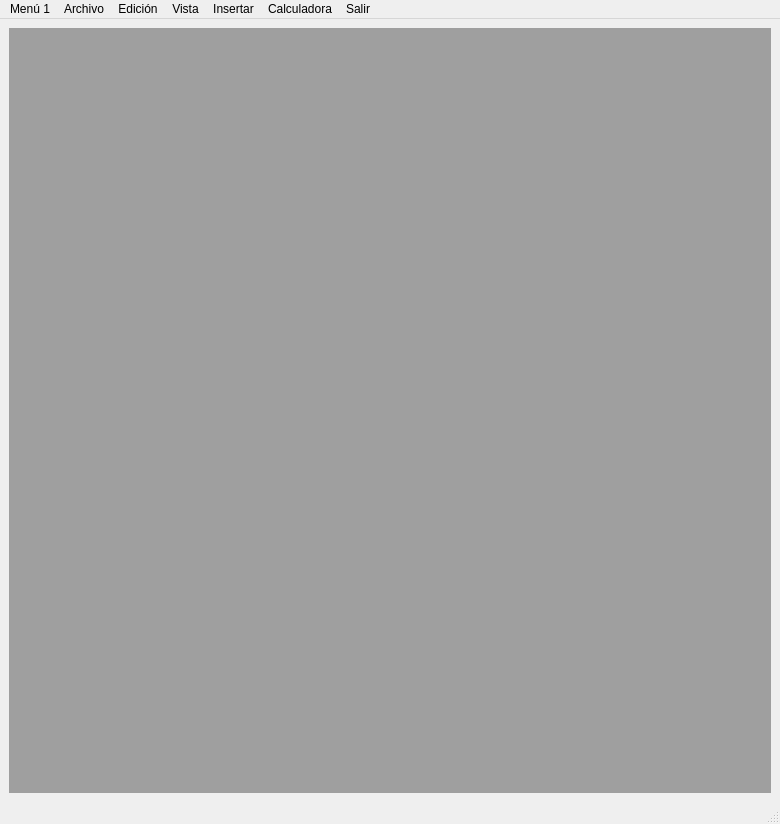
<?xml version="1.0" encoding="UTF-8"?>
<ui version="4.0">
 <class>MainWindow</class>
 <widget class="QMainWindow" name="MainWindow">
  <property name="geometry">
   <rect>
    <x>0</x>
    <y>0</y>
    <width>780</width>
    <height>824</height>
   </rect>
  </property>
  <property name="windowTitle">
   <string>MainWindow</string>
  </property>
  <widget class="QWidget" name="centralwidget">
   <layout class="QHBoxLayout" name="horizontalLayout">
    <item>
     <widget class="QMdiArea" name="mdiArea"/>
    </item>
   </layout>
  </widget>
  <widget class="QMenuBar" name="menubar">
   <property name="geometry">
    <rect>
     <x>0</x>
     <y>0</y>
     <width>780</width>
     <height>26</height>
    </rect>
   </property>
   <widget class="QMenu" name="menuArchivo">
    <property name="title">
     <string>Archivo</string>
    </property>
    <widget class="QMenu" name="Qmenu_Abrir">
     <property name="enabled">
      <bool>true</bool>
     </property>
     <property name="title">
      <string>Abrir</string>
     </property>
     <addaction name="action_Abrir"/>
     <addaction name="actionTipo"/>
     <addaction name="actionLogitud"/>
    </widget>
    <addaction name="separator"/>
    <addaction name="Qmenu_Abrir"/>
    <addaction name="actionGuardar"/>
    <addaction name="actionImprimir"/>
   </widget>
   <widget class="QMenu" name="menuEdici_n">
    <property name="title">
     <string>Edición</string>
    </property>
    <widget class="QMenu" name="menuFuente">
     <property name="title">
      <string>Fuente</string>
     </property>
     <addaction name="actionArial"/>
     <addaction name="actionTimes_New_Roman"/>
     <addaction name="actionCourier"/>
    </widget>
    <addaction name="actionSangrado"/>
    <addaction name="menuFuente"/>
    <addaction name="actionP_rrafo"/>
   </widget>
   <widget class="QMenu" name="menuVista">
    <property name="title">
     <string>Vista</string>
    </property>
    <addaction name="actionPantalla_completa"/>
    <addaction name="actionMultiples_pantalla"/>
    <addaction name="actionPantalla_extendida"/>
    <addaction name="actionCami_n"/>
   </widget>
   <widget class="QMenu" name="menuInsertar">
    <property name="title">
     <string>Insertar</string>
    </property>
    <addaction name="actionImagenes"/>
    <addaction name="actionTexteo"/>
    <addaction name="actionTexto_enriquecido"/>
   </widget>
   <widget class="QMenu" name="menuSalir">
    <property name="title">
     <string>Salir</string>
    </property>
    <addaction name="actionSalir"/>
   </widget>
   <widget class="QMenu" name="menuCalculadora">
    <property name="title">
     <string>Calculadora</string>
    </property>
    <addaction name="actionCalculadora"/>
   </widget>
   <widget class="QMenu" name="menuMen_1">
    <property name="title">
     <string>Menú 1</string>
    </property>
    <widget class="QMenu" name="menuMantenimiento">
     <property name="title">
      <string>Mantenimiento</string>
     </property>
     <addaction name="actionClientes"/>
     <addaction name="actionProductos"/>
    </widget>
    <widget class="QMenu" name="menuGesti_n">
     <property name="title">
      <string>Gestión</string>
     </property>
     <widget class="QMenu" name="menuFacturas">
      <property name="title">
       <string>Facturas</string>
      </property>
      <addaction name="actionProforma"/>
      <addaction name="actionNormal"/>
     </widget>
     <addaction name="actionPresupuestos"/>
     <addaction name="menuFacturas"/>
    </widget>
    <addaction name="menuMantenimiento"/>
    <addaction name="menuGesti_n"/>
   </widget>
   <addaction name="menuMen_1"/>
   <addaction name="menuArchivo"/>
   <addaction name="menuEdici_n"/>
   <addaction name="menuVista"/>
   <addaction name="menuInsertar"/>
   <addaction name="menuCalculadora"/>
   <addaction name="menuSalir"/>
  </widget>
  <widget class="QStatusBar" name="statusbar"/>
  <action name="actionGuardar">
   <property name="text">
    <string>Guardar</string>
   </property>
   <property name="shortcut">
    <string>Ctrl+G</string>
   </property>
  </action>
  <action name="actionImprimir">
   <property name="text">
    <string>Imprimir</string>
   </property>
   <property name="shortcut">
    <string>Ctrl+I</string>
   </property>
  </action>
  <action name="actionC_llate">
   <property name="text">
    <string>Cállate</string>
   </property>
  </action>
  <action name="action_Abrir">
   <property name="text">
    <string>Abrir</string>
   </property>
   <property name="shortcut">
    <string>Ctrl+A</string>
   </property>
  </action>
  <action name="actionTipo">
   <property name="text">
    <string>Tipo</string>
   </property>
   <property name="shortcut">
    <string>Ctrl+T</string>
   </property>
  </action>
  <action name="actionLogitud">
   <property name="text">
    <string>Logitud</string>
   </property>
   <property name="shortcut">
    <string>Ctrl+L</string>
   </property>
  </action>
  <action name="actionSangrado">
   <property name="text">
    <string>Sangrado</string>
   </property>
  </action>
  <action name="actionP_rrafo">
   <property name="text">
    <string>Párrafo</string>
   </property>
   <property name="shortcut">
    <string>Ctrl+P</string>
   </property>
  </action>
  <action name="actionPantalla_completa">
   <property name="text">
    <string>Pantalla completa</string>
   </property>
   <property name="shortcut">
    <string>Ctrl+X</string>
   </property>
  </action>
  <action name="actionMultiples_pantalla">
   <property name="text">
    <string>Multiples pantallas</string>
   </property>
  </action>
  <action name="actionPantalla_extendida">
   <property name="text">
    <string>Pantalla extendida</string>
   </property>
  </action>
  <action name="actionCami_n">
   <property name="text">
    <string>Camión</string>
   </property>
  </action>
  <action name="actionImagenes">
   <property name="text">
    <string>Imágenes</string>
   </property>
  </action>
  <action name="actionTexteo">
   <property name="text">
    <string>Texto</string>
   </property>
  </action>
  <action name="actionTexto_enriquecido">
   <property name="text">
    <string>Texto enriquecido</string>
   </property>
  </action>
  <action name="actionSalir">
   <property name="text">
    <string>Salir</string>
   </property>
  </action>
  <action name="actionArial">
   <property name="text">
    <string>Arial</string>
   </property>
  </action>
  <action name="actionTimes_New_Roman">
   <property name="text">
    <string>Times New Roman</string>
   </property>
  </action>
  <action name="actionCourier">
   <property name="text">
    <string>Courier</string>
   </property>
  </action>
  <action name="actionCalculadora">
   <property name="text">
    <string>Calculadora</string>
   </property>
  </action>
  <action name="actionClientes">
   <property name="text">
    <string>Clientes</string>
   </property>
  </action>
  <action name="actionProductos">
   <property name="text">
    <string>Productos</string>
   </property>
  </action>
  <action name="actionPresupuestos">
   <property name="text">
    <string>Presupuestos</string>
   </property>
  </action>
  <action name="actionProforma">
   <property name="text">
    <string>Proforma</string>
   </property>
  </action>
  <action name="actionNormal">
   <property name="text">
    <string>Normal</string>
   </property>
  </action>
 </widget>
 <resources/>
 <connections/>
</ui>
